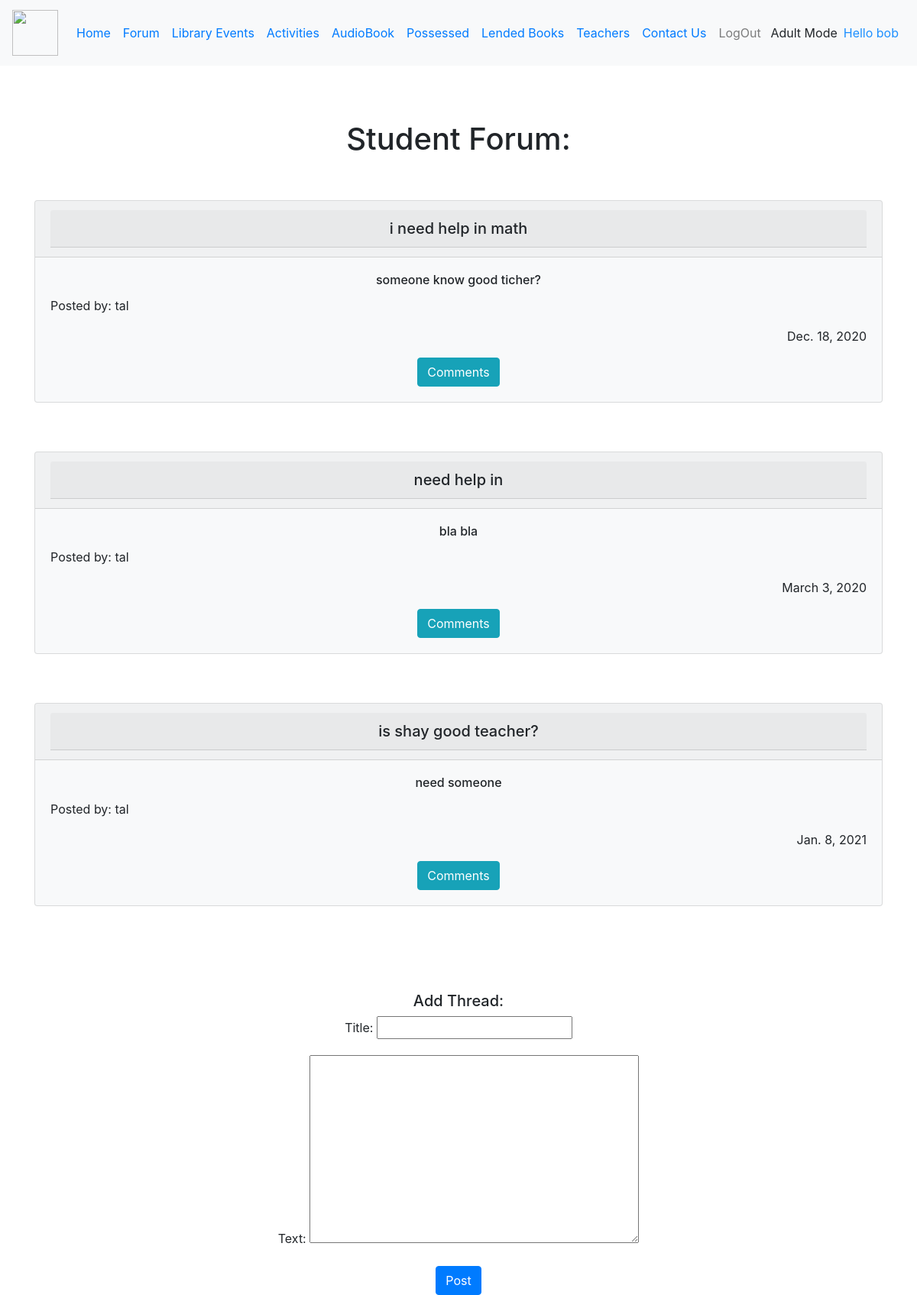
/Forum/ (signed in), run on an earlier commit of the app's database.
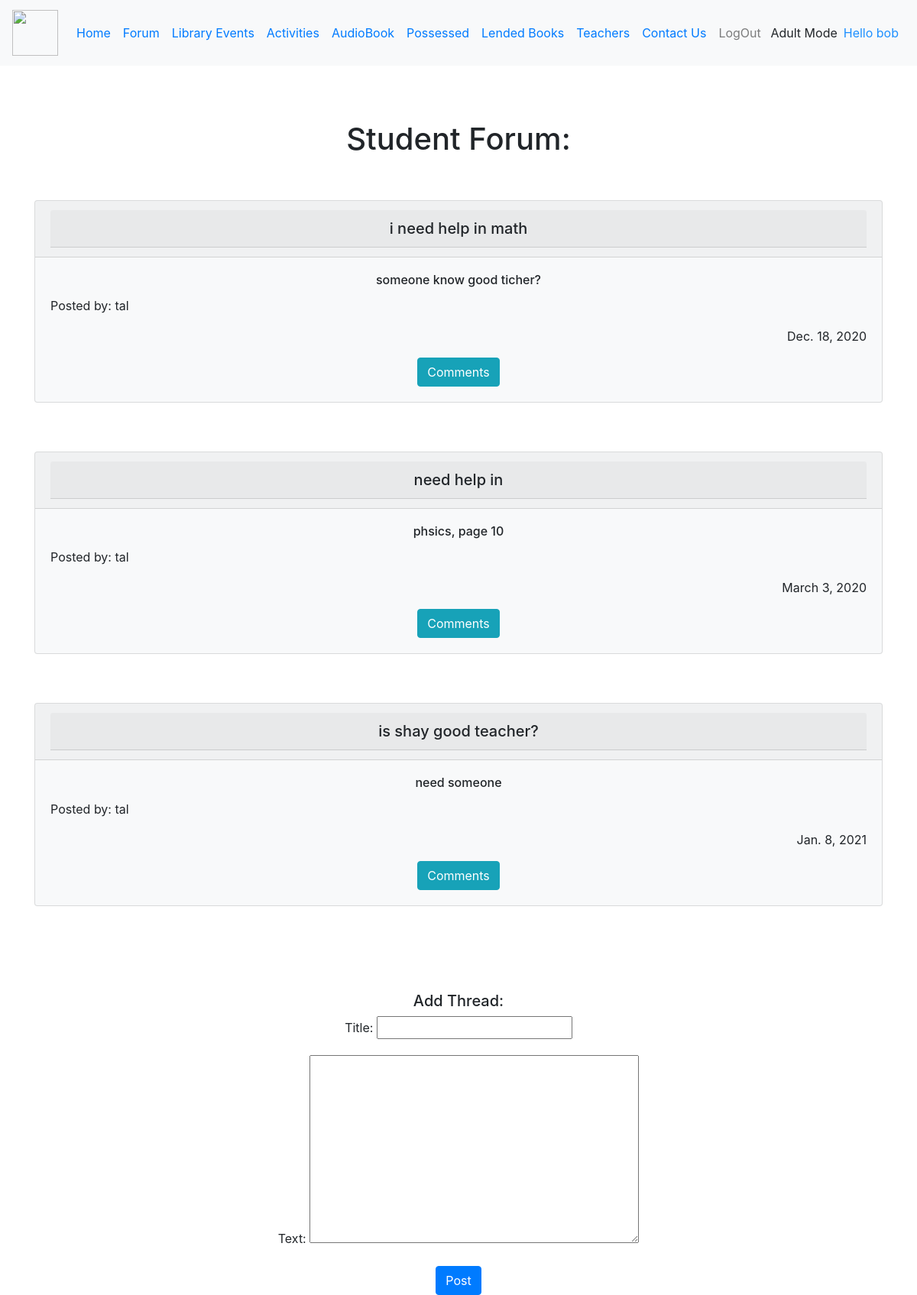
And on a later commit of the database.
### Forum/models.py (models this page shows, shortened)
class Forum(models.Model):
    student = models.ForeignKey(Student, on_delete=models.CASCADE)
    title = models.CharField(max_length=100)
    text = models.TextField(max_length=500)
    forumdate = models.DateField(default=datetime.datetime.now(), null=True, blank=True)

### authentication/models.py (models this page shows, shortened)
class Student(models.Model):
    user=models.OneToOneField(User, on_delete=models.SET_NULL,null=True,blank=True)
    Grade_CHOICES = (
        (1, 1), (2, 2), (3, 3), (4, 4), (5, 5), (6, 6), (7, 7), (8, 8), (9, 9), (10, 10), (11, 11), (12, 12)
    )
    grade = models.IntegerField(default=1, choices=Grade_CHOICES, null=False, blank=False)
    type=models.CharField(max_length=50,default='Student')
    Forum_Banned=models.BooleanField(default=False)
    Phone_Number = models.CharField(max_length=10, validators=[MinLengthValidator(10)])
    Security_Check = models.BooleanField(default=False)
    Studentposses = models.ManyToManyField(Book, blank=True)

### Forum/views.py (the view, shortened to what this page needs)
# urls.py: path('', views.Forum, name="Forum"),
@login_required
def Forum(request):
    forums = forum.objects.all()
    if request.method == "GET":
        return render(request, 'Forum/Forum.html',{'forums':forums,"form":ForumForm()})

### Forum/forms.py
class ForumForm(forms.ModelForm):
    class Meta:
        model = Forum
        fields = ['title', 'text']

### book_catalog/templates/Forum/Forum.html (shortened to what this page needs)
{% extends "mepage/student/stylestudent.html" %}
{% block content %}
    <div class="container text-center">
<br><br>
<br>
        <h1 align="center">Student Forum:</h1>
    <br><br>
    {% for forum in forums %}
        <div class="card bg-light mb-3" style="max-width: 100rem;">
  <div class="card-header">
<h5 class="card-header">{{ forum.title }}</h5>
  </div>
  <div class="card-body">
    <h6 class="card-title">{{ forum.text }}</h6>
    <p class="card-text" align="left">Posted by: {{ forum.student.user.username }}</p>
      <p class="card-text" align="right"> {{ forum.forumdate }}</p>
      <a href="{% url 'comments' forum.id %}" class="btn btn-info">Comments</a>
  </div>
</div>
        <br><br>
    {% endfor %}
        <br><br>
    {% if user.student.Forum_Banned %}
        <button type="button" class="btn btn-danger">
    <a href="{% url 'contact' %}" style="color: #FFFFFF">You are band<br>Click To Contact Us</a>
</button>
    {% else %}
        <h5>Add Thread:</h5>
        <form method="POST">
            {{ form.as_p }}
        <button type="submit" class="btn btn-primary">Post</button>
        </form>
    {% endif %}
    </div>
{% endblock %}

What changed in the data, as far as the page shows it:
changed Forum "need help in": text "bla bla" → "phsics, page 10"
